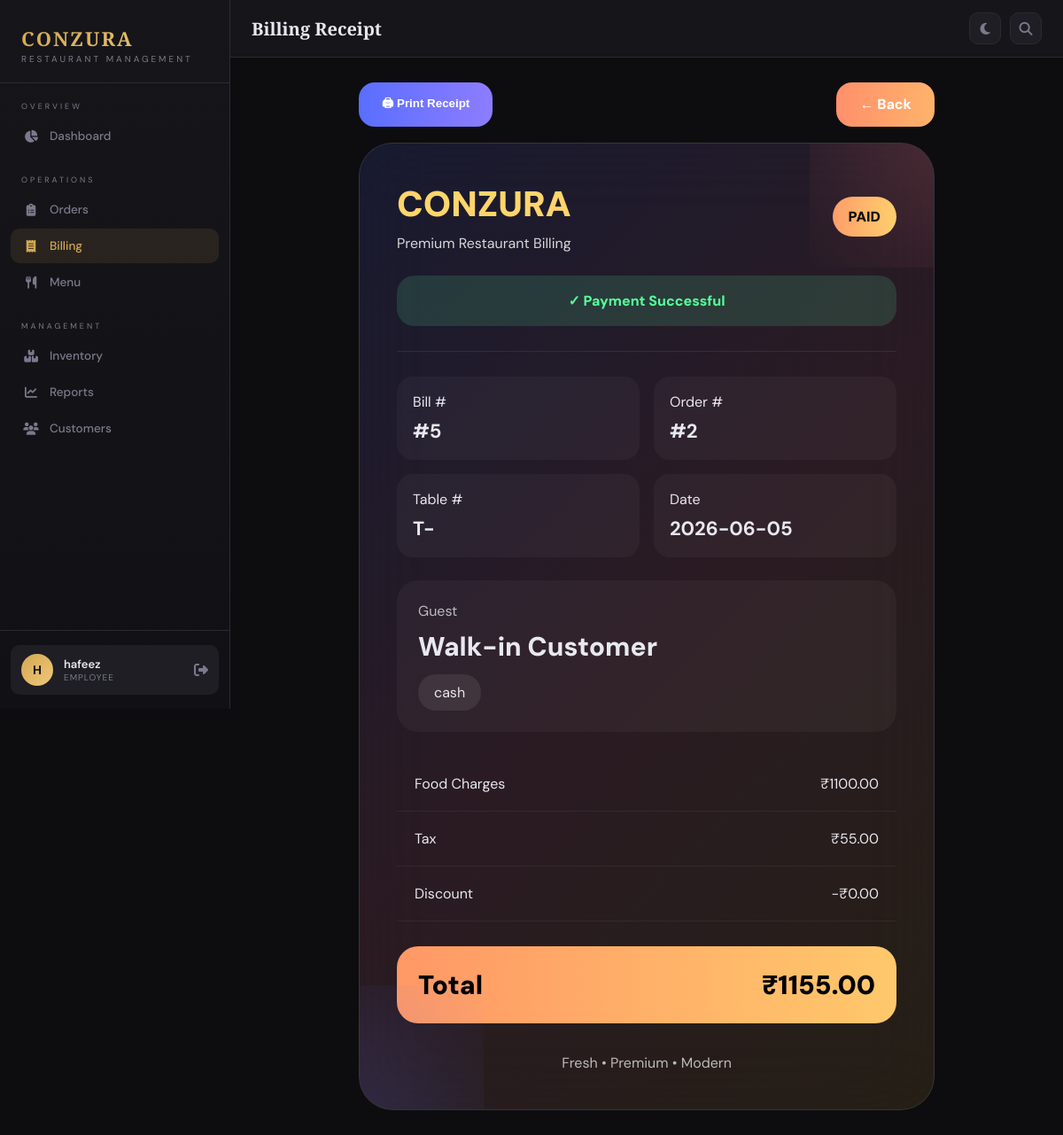
Screenshot of /billing/receipt/2 (signed in) with the database file from the repository.
### tables this page shows
CREATE TABLE bills (
            id INTEGER PRIMARY KEY AUTOINCREMENT,
            order_id INTEGER NOT NULL,
            subtotal REAL NOT NULL,
            tax_amount REAL NOT NULL,
            discount REAL DEFAULT 0,
            total_amount REAL NOT NULL,
            payment_method TEXT DEFAULT 'cash',
            paid INTEGER DEFAULT 0,
            created_at DATETIME DEFAULT CURRENT_TIMESTAMP,
            FOREIGN KEY (order_id) REFERENCES orders(id)
        );

### modules/billing.py (the view)
@billing_bp.route('/receipt/<int:order_id>')
def receipt(order_id):
    if 'user' not in session:
        return redirect(url_for('auth.login'))
    if session['user']['role'] == 'admin':
        flash('Access denied. Admin can only manage the Menu.', 'error')
        return redirect(url_for('menu.index'))
    db = get_db()
    order = db.execute("SELECT * FROM orders WHERE id=?", (order_id,)).fetchone()
    if not order:
        flash('Order not found!', 'error')
        return redirect(url_for('billing.index'))
    items = db.execute(
        "SELECT oi.*, mi.name FROM order_items oi JOIN menu_items mi ON oi.menu_item_id=mi.id "
        "WHERE oi.order_id=?", (order_id,)
    ).fetchall()
    bill = db.execute("SELECT * FROM bills WHERE order_id=?", (order_id,)).fetchone()
    return render_template('receipt.html', order=order, items=items, bill=bill, user=session['user'])

### modules/database.py (called while the page is built)
def get_db():
    if 'db' not in g:
        g.db = sqlite3.connect(DATABASE)
        g.db.row_factory = sqlite3.Row
    return g.db

### templates/receipt.html (shortened to what this page needs)
{% extends "base.html" %}
{% block page_title %}
Billing Receipt
{% endblock %}
{% block content %}
<div class="top-actions">
<button
onclick="window.print()"
class="top-print">
🖨 Print Receipt
</button>
<a
href="{{ url_for('billing.index') }}"
class="top-back">
← Back
</a>
</div>
<div class="receipt">
<div class="header">
<div>
<div class="hotel">
CONZURA
</div>
<div class="tag">
Premium Restaurant Billing
</div>
</div>
<div class="invoice-chip">
PAID
</div>
</div>
<div class="status">
✓ Payment Successful
</div>
<div class="divider"></div>
<div class="info">
<div>
Bill #
<span>
#{{ bill.id }}
</span>
</div>
<div>
Order #
<span>
#{{ bill.order_id }}
</span>
</div>
<div>
Table #
<span>
T-{{ bill.table_number }}
</span>
</div>
<div>
Date
<span>
{{ bill.created_at[:10] }}
</span>
</div>
</div>
<div class="guest">
<div class="guest-label">
Guest
</div>
<div class="guest-name">
{{ bill.customer_name or "Walk-in Customer" }}
</div>
<div class="payment-chip">
{{ bill.payment_method or "Cash" }}
</div>
</div>
<div class="summary">
<div class="line">
Food Charges
<span>
₹{{ "%.2f"|format(bill.subtotal) }}
</span>
</div>
<div class="line">
Tax
<span>
₹{{ "%.2f"|format(bill.tax_amount) }}
</span>
</div>
<div class="line">
Discount
<span>
-₹{{ "%.2f"|format(bill.discount) }}
</span>
</div>
</div>
<div class="grand">
<div>
Total
</div>
<div>
₹{{ "%.2f"|format(bill.total_amount) }}
</div>
</div>
<div class="footer">
Fresh • Premium • Modern
</div>
</div>
{% endblock %}

### static/css/main.css (style rules this page uses)
:root { --bg:#0d0d0f; --surface:#16161a; --surface2:#1e1e24; --border:#2a2a35; --gold:#d4a853; --gold2:#f0c878; --red:#e85d5d; --green:#4eca8b; --blue:#5b9ef7; --text:#e8e8f0; --muted:#7a7a8c; --sidebar-w:260px; --shadow: 0 4px 24px rgba(0,0,0,.4); }
* { margin:0; padding:0; box-sizing:border-box; }
body { font-family:'DM Sans',sans-serif; background:var(--bg); color:var(--text); min-height:100vh; transition:background .3s, color .3s; }

### templates/receipt.html (style rules this page uses)
.top-actions { max-width:650px; margin:auto; display:flex; justify-content:space-between; margin-bottom:18px; }
.top-print { padding:14px 26px; border:none; border-radius:18px; background: linear-gradient( 90deg, #5a6eff, #8d7dff ); color:white; font-weight:800; cursor:pointer; }
.top-back { padding:14px 26px; border-radius:18px; text-decoration:none; background: linear-gradient( 90deg, #ff8f6b, #ffb36b ); color:white; font-weight:800; }
.receipt { position:relative; width:650px; margin:auto; padding:42px; border-radius:38px; background: linear-gradient( 135deg, rgba(90,110,255,.14), rgba(255,130,180,.12), rgba(255,200,90,.10) ); backdrop-filter: blur(42px); border: 1px solid rgba( 255, 255, 255, .10 ); overflow:hidden; }
.receipt::before { content:""; position:absolute; right:-180px; top:-180px; width:320px; height:320px; background: radial-gradient( circle, rgba( 255, 120, 120, .18 ), transparent ); }
.receipt::after { content:""; position:absolute; left:-180px; bottom:-180px; width:320px; height:320px; background: radial-gradient( circle, rgba( 90, 110, 255, .18 ), transparent ); }
.header { display:flex; justify-content:space-between; align-items:center; }
.hotel { font-size:40px; font-weight:900; color:#ffd56b; }
.tag { margin-top:8px; color:#d7d7d7; }
.invoice-chip { padding:12px 18px; border-radius:24px; background: linear-gradient( 90deg, #ff9f6a, #ffd76b ); color:black; font-weight:900; }
.status { margin-top:26px; padding:18px; border-radius:20px; background: rgba( 78, 202, 139, .18 ); text-align:center; color:#58ff9a; font-weight:800; }
.divider { height:1px; margin:28px 0; background: rgba( 255, 255, 255, .08 ); }
.info { display:grid; grid-template-columns:1fr 1fr; gap:16px; }
.info div { padding:18px; border-radius:18px; background: rgba( 255, 255, 255, .04 ); }
.info span { display:block; margin-top:8px; font-size:22px; font-weight:700; }
.guest { margin-top:26px; padding:24px; border-radius:24px; background: rgba( 255, 255, 255, .04 ); }
.guest-label { color:#bbb; }
.guest-name { font-size:30px; font-weight:800; margin-top:10px; }
.payment-chip { margin-top:12px; display:inline-block; padding:10px 18px; border-radius:20px; background: rgba( 255, 255, 255, .08 ); }
.summary { margin-top:28px; }
.line { display:flex; justify-content:space-between; padding:20px; border-bottom: 1px solid rgba( 255, 255, 255, .06 ); }
.grand { margin-top:28px; display:flex; justify-content:space-between; padding:24px; border-radius:24px; background: linear-gradient( 90deg, #ff9866, #ffc86b ); color:black; font-size:30px; font-weight:900; }
.footer { margin-top:34px; text-align:center; color:#bbb; }

### rows the page displays
bills: id "5", order_id "2", created_at "2026-06-05", payment_method "cash", subtotal "1100.00", tax_amount "55.00", discount "0.00", total_amount "1155.00"

### other values shown
{{ user.name[0].upper() }} "H"
{{ user.name }} "hafeez"
{{ user.role }} "EMPLOYEE"
{{ bill.customer_name or "Walk-in Customer" }} "Walk-in Customer"
